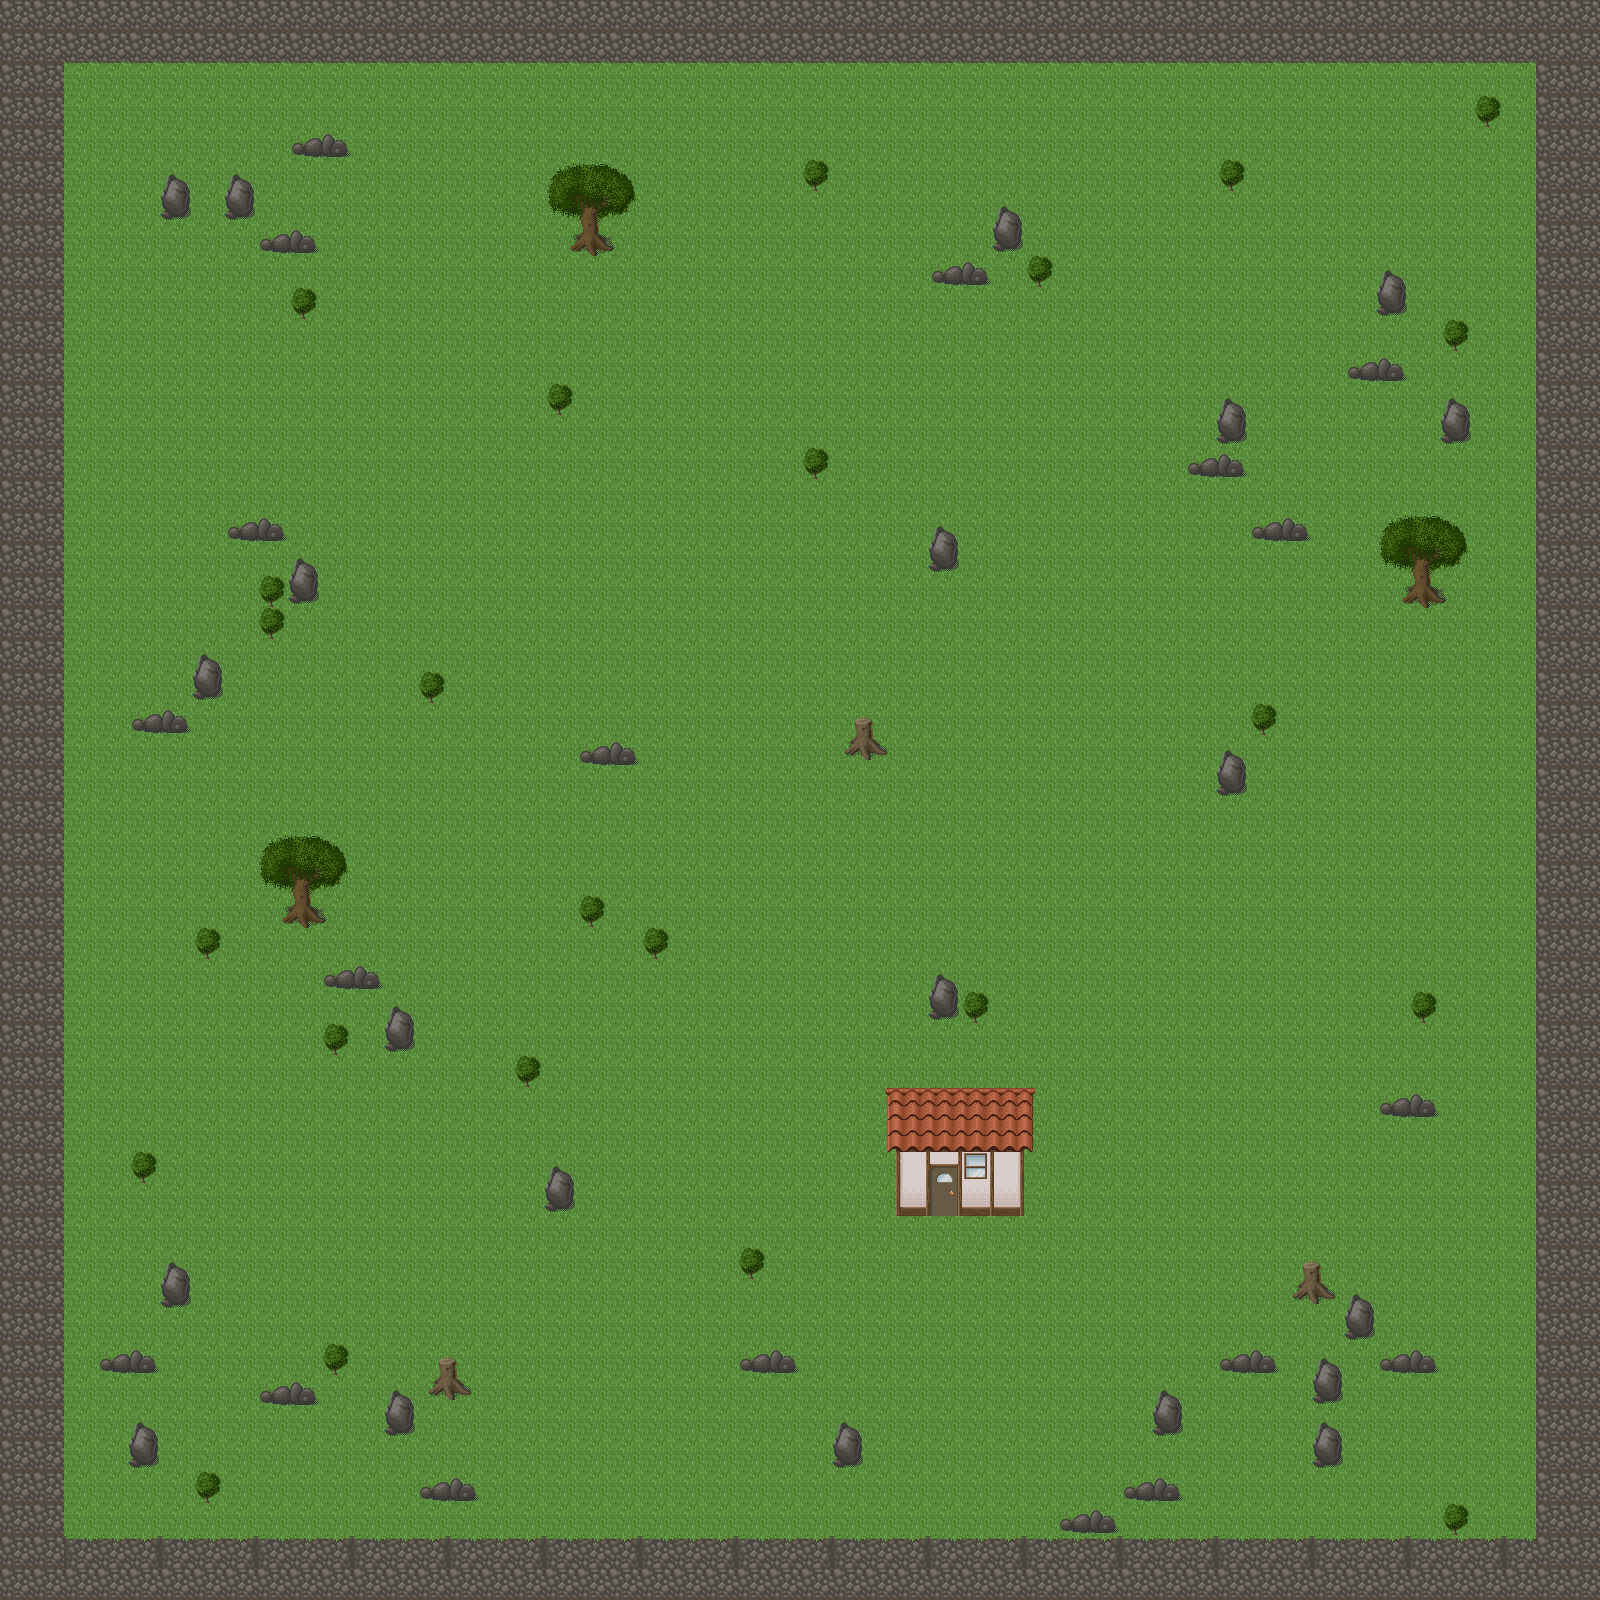

Below is a game level as drawn by its tile map, then a one-line description and the .tmx that defines it (tile-layer data replaced by summaries):
An orthogonal 50x50 tile map with 32x32 px tiles, 3 tile layers (Background, Graphics, Windows_and_doors) and 75 objects.

<map version="1.2" tiledversion="1.2.2" orientation="orthogonal" renderorder="right-down" width="50" height="50" tilewidth="32" tileheight="32" infinite="0" nextlayerid="5" nextobjectid="157">
 <tileset firstgid="1" source="owlishmedia_pixel_tiles.tsx" />
 <layer id="1" name="Background" width="50" height="50">
  <data>[2500 cells, 2500 non-empty, 1 distinct tile ids]</data>
 </layer>
 <layer id="3" name="Graphics" width="50" height="50">
  <data>[2500 cells, 547 non-empty, 39 distinct tile ids]</data>
 </layer>
 <layer id="4" name="Windows_and_doors" width="50" height="50">
  <data>[2500 cells, 3 non-empty, 3 distinct tile ids]</data>
 </layer>
 <objectgroup id="2" name="Objects" offsetx="0.131511" offsety="0">
  <object id="82" x="888.261" y="1087.97" width="144.103" height="129.692" />
  <object id="83" x="128.122" y="1420.85" width="31.0155" height="48.1998" />
  <object id="84" x="384.312" y="1388.46" width="31.0155" height="48.1998" />
  <object id="85" x="160.667" y="1260.52" width="31.0155" height="48.1998" />
  <object id="86" x="833.207" y="1420.22" width="31.0155" height="48.1998" />
  <object id="87" x="1152.41" y="1388.65" width="31.0155" height="48.1998" />
  <object id="88" x="1311.91" y="1421.08" width="31.0155" height="48.1998" />
  <object id="89" x="1311.13" y="1356.41" width="31.0155" height="48.1998" />
  <object id="90" x="1343.6" y="1292.96" width="31.0155" height="48.1998" />
  <object id="91" x="543.667" y="1163.74" width="31.0155" height="48.1998" />
  <object id="92" x="383.833" y="1005" width="31.0155" height="48.1998" />
  <object id="93" x="928.595" y="972.243" width="31.0155" height="48.1998" />
  <object id="94" x="1216.51" y="748.905" width="31.0155" height="48.1998" />
  <object id="95" x="192.267" y="652.694" width="31.0155" height="48.1998" />
  <object id="96" x="288.61" y="556.644" width="31.0155" height="48.1998" />
  <object id="97" x="927.755" y="524.775" width="31.0155" height="48.1998" />
  <object id="98" x="1215.88" y="396.897" width="31.0155" height="48.1998" />
  <object id="99" x="1440.08" y="396.329" width="31.0155" height="48.1998" />
  <object id="100" x="1376.03" y="268.825" width="31.0155" height="48.1998" />
  <object id="101" x="991.161" y="204.366" width="31.0155" height="48.1998" />
  <object id="102" x="224.422" y="172.289" width="31.0155" height="48.1998" />
  <object id="103" x="160.792" y="172.63" width="31.0155" height="48.1998" />
  <object id="104" x="98.7379" y="1348.43" width="60.5133" height="25.4972" />
  <object id="105" x="258.673" y="1381.05" width="60.5133" height="25.4972" />
  <object id="106" x="418.684" y="1476.27" width="60.5133" height="25.4972" />
  <object id="107" x="738.842" y="1348.83" width="60.5133" height="25.4972" />
  <object id="108" x="1058.94" y="1509.13" width="60.5133" height="25.4972" />
  <object id="109" x="1122.78" y="1476.42" width="60.5133" height="25.4972" />
  <object id="110" x="1218.35" y="1348.9" width="60.5133" height="25.4972" />
  <object id="111" x="1378.31" y="1348.29" width="60.5133" height="25.4972" />
  <object id="112" x="1379.05" y="1092.96" width="60.5133" height="25.4972" />
  <object id="113" x="1250.79" y="516.46" width="60.5133" height="25.4972" />
  <object id="114" x="1187" y="452.852" width="60.5133" height="25.4972" />
  <object id="115" x="1347.1" y="357.171" width="60.5133" height="25.4972" />
  <object id="116" x="930.455" y="260.923" width="60.5133" height="25.4972" />
  <object id="117" x="578.666" y="740.902" width="60.5133" height="25.4972" />
  <object id="118" x="322.947" y="965.101" width="60.5133" height="25.4972" />
  <object id="119" x="130.663" y="708.515" width="60.5133" height="25.4972" />
  <object id="120" x="226.162" y="517.092" width="60.5133" height="25.4972" />
  <object id="121" x="257.948" y="228.279" width="60.5133" height="25.4972" />
  <object id="122" x="290.318" y="133.094" width="60.5133" height="25.4972" />
  <object id="123" x="193.587" y="1471.7" width="27.6871" height="32.0588" />
  <object id="124" x="321.773" y="1343.64" width="27.6871" height="32.0588" />
  <object id="125" x="129.863" y="1151.95" width="27.6871" height="32.0588" />
  <object id="126" x="322.307" y="1024.22" width="27.6871" height="32.0588" />
  <object id="127" x="194.115" y="927.513" width="27.6871" height="32.0588" />
  <object id="128" x="578.22" y="895.997" width="27.6871" height="32.0588" />
  <object id="129" x="642.414" y="927.839" width="27.6871" height="32.0588" />
  <object id="130" x="513.724" y="1055.48" width="27.6871" height="32.0588" />
  <object id="131" x="737.474" y="1247.38" width="27.6871" height="32.0588" />
  <object id="132" x="1441.74" y="1503.7" width="27.6871" height="32.0588" />
  <object id="133" x="1409.87" y="991.969" width="27.6871" height="32.0588" />
  <object id="134" x="962.383" y="991.279" width="27.6871" height="32.0588" />
  <object id="135" x="1249.73" y="704.462" width="27.6871" height="32.0588" />
  <object id="136" x="417.643" y="671.216" width="27.6871" height="32.0588" />
  <object id="137" x="258.017" y="608.262" width="27.6871" height="32.0588" />
  <object id="138" x="257.357" y="575.329" width="27.6871" height="32.0588" />
  <object id="139" x="290.633" y="287.515" width="27.6871" height="32.0588" />
  <object id="140" x="545.592" y="383.782" width="27.6871" height="32.0588" />
  <object id="141" x="802.298" y="447.9" width="27.6871" height="32.0588" />
  <object id="142" x="1026.28" y="255.498" width="27.6871" height="32.0588" />
  <object id="143" x="801.741" y="159.816" width="27.6871" height="32.0588" />
  <object id="144" x="1218.6" y="160.219" width="27.6871" height="32.0588" />
  <object id="145" x="1473.81" y="96.241" width="27.6871" height="32.0588" />
  <object id="146" x="1442.23" y="320.487" width="27.6871" height="32.0588" />
  <object id="147" x="426.943" y="1357.1" width="44.5429" height="43.8714" />
  <object id="148" x="1290.83" y="1260.83" width="44.5429" height="43.8714" />
  <object id="149" x="842.94" y="716.746" width="44.5429" height="43.8714" />
  <object id="150" x="258.107" y="834.364" width="90.5652" height="94.2024" />
  <object id="151" x="547.076" y="162.806" width="90.5652" height="94.2024" />
  <object id="152" x="1378.51" y="514.41" width="90.5652" height="94.2024" />
  <object id="153" x="1.51702" y="1.60545" width="62.6442" height="1597.96" />
  <object id="154" x="1536.09" y="0.271581" width="62.6442" height="1597.96" />
  <object id="155" x="65.2615" y="-1.44844" width="1471.55" height="65.1796" />
  <object id="156" x="63.8024" y="1535.92" width="1471.55" height="65.1796" />
 </objectgroup>
</map>
